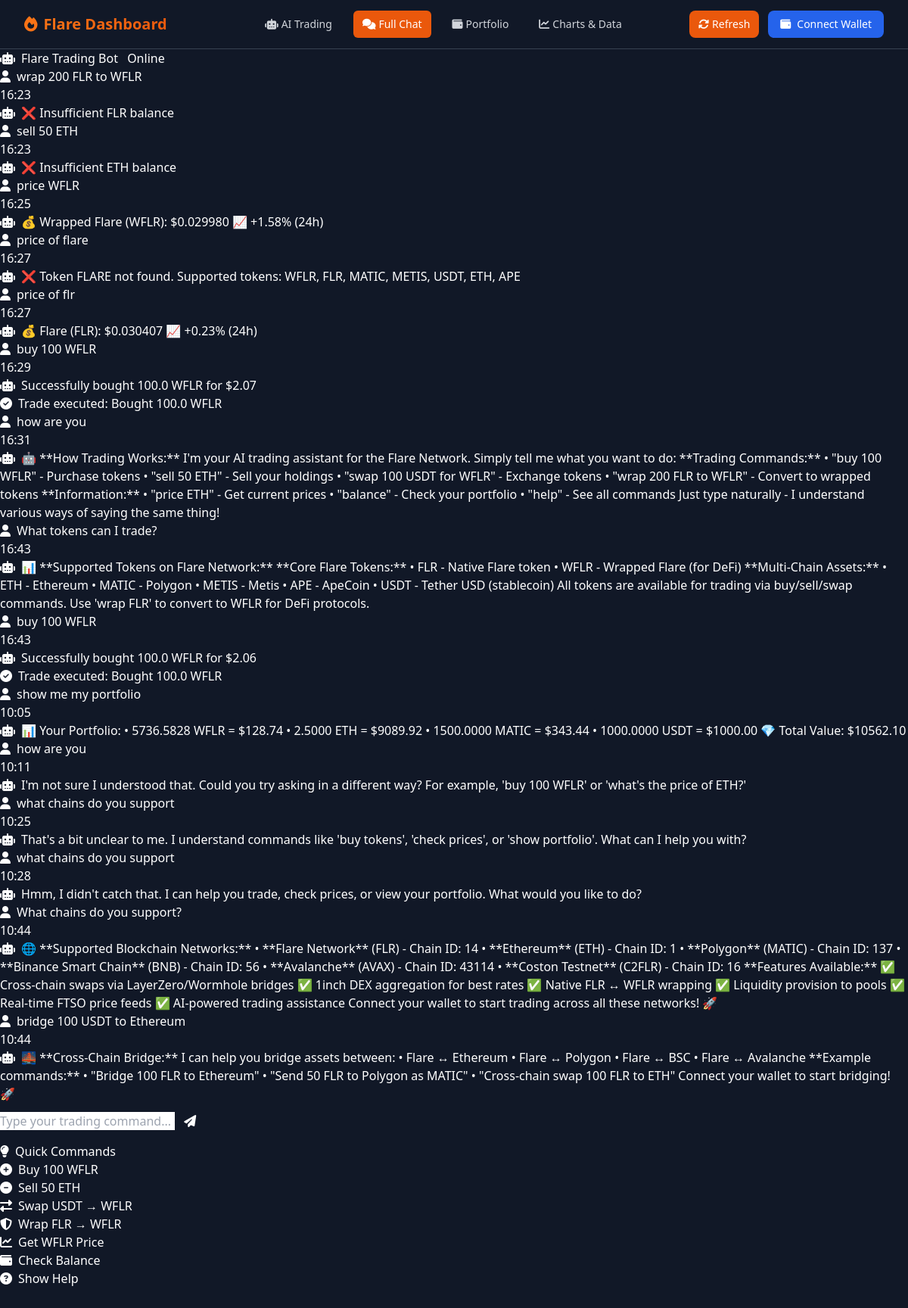
Page /chat on the committed database.
### models.py (models this page shows)
class ChatMessage(db.Model):
    id = db.Column(Integer, primary_key=True)
    message = db.Column(Text, nullable=False)
    response = db.Column(Text, nullable=False)
    trade_executed = db.Column(String(200))
    created_at = db.Column(DateTime, default=datetime.utcnow)

### routes.py (the view)
@app.route('/chat')
def chat():
    messages = ChatMessage.query.order_by(ChatMessage.created_at.desc()).limit(20).all()
    return render_template('chat.html', messages=messages[::-1])

### templates/chat.html (shortened to what this page needs)
{% extends "base.html" %}
{% block content %}
<div class="row">
    <div class="col-lg-8 mx-auto">
        <div class="card bg-dark-custom">
            <div class="card-header">
                <h5 class="card-title mb-0">
                    <i class="fas fa-robot me-2"></i>Flare Trading Bot
                    <span class="badge bg-success ms-2">Online</span>
                </h5>
            </div>
            <div class="card-body">
                <div id="chatMessages" class="chat-container mb-3">
                    {% if messages %}
                        {% for message in messages %}
                        <div class="chat-message user-message">
                            <div class="message-content">
                                <i class="fas fa-user me-2"></i>{{ message.message }}
                            </div>
                            <div class="message-time">{{ message.created_at.strftime('%H:%M') }}</div>
                        </div>
                        <div class="chat-message bot-message">
                            <div class="message-content">
                                <i class="fas fa-robot me-2"></i>{{ message.response }}
                            </div>
                            {% if message.trade_executed %}
                            <div class="trade-info">
                                <i class="fas fa-check-circle text-success me-2"></i>Trade executed: {{ message.trade_executed }}
                            </div>
                            {% endif %}
                        </div>
                        {% endfor %}
                    {% endif %}
                </div>
                <form id="chatForm" class="d-flex">
                    <input type="text" id="chatInput" class="form-control bg-dark text-light me-2"
                           placeholder="Type your trading command... (e.g., 'buy 100 WFLR')" required>
                    <button type="submit" class="btn btn-primary" id="sendButton">
                        <i class="fas fa-paper-plane"></i>
                    </button>
                </form>
            </div>
        </div>
        <div class="card bg-dark-custom mt-4">
            <div class="card-header">
                <h6 class="card-title mb-0">
                    <i class="fas fa-lightbulb me-2"></i>Quick Commands
                </h6>
            </div>
            <div class="card-body">
                <div class="row g-2">
                    <div class="col-md-6">
                        <button class="btn btn-outline-success w-100 quick-command" data-command="buy 100 WFLR">
                            <i class="fas fa-plus-circle me-2"></i>Buy 100 WFLR
                        </button>
                    </div>
                    <div class="col-md-6">
                        <button class="btn btn-outline-danger w-100 quick-command" data-command="sell 50 ETH">
                            <i class="fas fa-minus-circle me-2"></i>Sell 50 ETH
                        </button>
                    </div>
                    <div class="col-md-6">
                        <button class="btn btn-outline-warning w-100 quick-command" data-command="swap 100 USDT for WFLR">
                            <i class="fas fa-exchange-alt me-2"></i>Swap USDT → WFLR
                        </button>
                    </div>
                    <div class="col-md-6">
                        <button class="btn btn-outline-info w-100 quick-command" data-command="wrap 200 FLR to WFLR">
                            <i class="fas fa-shield-alt me-2"></i>Wrap FLR → WFLR
                        </button>
                    </div>
                    <div class="col-md-6">
                        <button class="btn btn-outline-info w-100 quick-command" data-command="price WFLR">
                            <i class="fas fa-chart-line me-2"></i>Get WFLR Price
                        </button>
                    </div>
                    <div class="col-md-6">
                        <button class="btn btn-outline-primary w-100 quick-command" data-command="balance">
                            <i class="fas fa-wallet me-2"></i>Check Balance
                        </button>
                    </div>
                    <div class="col-md-6">
                        <button class="btn btn-outline-secondary w-100 quick-command" data-command="help">
                            <i class="fas fa-question-circle me-2"></i>Show Help
                        </button>
                    </div>
                </div>
            </div>
        </div>
    </div>
</div>
{% endblock %}

### rows in the picture
ChatMessage: message "wrap 200 FLR to WFLR", created_at "16:23", response "❌ Insufficient FLR balance"
ChatMessage: message "sell 50 ETH", created_at "16:23", response "❌ Insufficient ETH balance"
ChatMessage: message "price WFLR", created_at "16:25", response "💰 Wrapped Flare (WFLR): $0.029980 📈 +1.58% (24h)"
ChatMessage: message "price of flare", created_at "16:27", response "❌ Token FLARE not found. Supported tokens: WFLR, FLR, MATIC, METIS, USDT, ETH, APE"
ChatMessage: message "price of flr", created_at "16:27", response "💰 Flare (FLR): $0.030407 📈 +0.23% (24h)"
ChatMessage: message "buy 100 WFLR", created_at "16:29", response "Successfully bought 100.0 WFLR for $2.07", trade_executed "Bought 100.0 WFLR"
ChatMessage: message "how are you", created_at "16:31", response "🤖 **How Trading Works:** I'm your AI trading assistant for the Flare Network. Simply tell me what you want to do: **Trading Commands:** • \"buy 100 WFLR\" - Purchase tokens • \"sell 50 ETH\" - Sell your holdings • \"swap 100 USDT for WFLR\" - Exchange tokens • \"wrap 200 FLR to WFLR\" - Convert to wrapped tokens **Information:** • \"price ETH\" - Get current prices • \"balance\" - Check your portfolio • \"help\" - See all commands Just type naturally - I understand various ways of saying the same thing!"
ChatMessage: message "What tokens can I trade?", created_at "16:43", response "📊 **Supported Tokens on Flare Network:** **Core Flare Tokens:** • FLR - Native Flare token • WFLR - Wrapped Flare (for DeFi) **Multi-Chain Assets:** • ETH - Ethereum • MATIC - Polygon • METIS - Metis • APE - ApeCoin • USDT - Tether USD (stablecoin) All tokens are available for trading via buy/sell/swap commands. Use 'wrap FLR' to convert to WFLR for DeFi protocols."
ChatMessage: message "buy 100 WFLR", created_at "16:43", response "Successfully bought 100.0 WFLR for $2.06", trade_executed "Bought 100.0 WFLR"
ChatMessage: message "show me my portfolio", created_at "10:05", response "📊 Your Portfolio: • 5736.5828 WFLR = $128.74 • 2.5000 ETH = $9089.92 • 1500.0000 MATIC = $343.44 • 1000.0000 USDT = $1000.00 💎 Total Value: $10562.10"
ChatMessage: message "how are you", created_at "10:11", response "I'm not sure I understood that. Could you try asking in a different way? For example, 'buy 100 WFLR' or 'what's the price of ETH?'"
ChatMessage: message "what chains do you support", created_at "10:25", response "That's a bit unclear to me. I understand commands like 'buy tokens', 'check prices', or 'show portfolio'. What can I help you with?"
ChatMessage: message "what chains do you support", created_at "10:28", response "Hmm, I didn't catch that. I can help you trade, check prices, or view your portfolio. What would you like to do?"
ChatMessage: message "What chains do you support?", created_at "10:44", response "🌐 **Supported Blockchain Networks:** • **Flare Network** (FLR) - Chain ID: 14 • **Ethereum** (ETH) - Chain ID: 1 • **Polygon** (MATIC) - Chain ID: 137 • **Binance Smart Chain** (BNB) - Chain ID: 56 • **Avalanche** (AVAX) - Chain ID: 43114 • **Coston Testnet** (C2FLR) - Chain ID: 16 **Features Available:** ✅ Cross-chain swaps via LayerZero/Wormhole bridges ✅ 1inch DEX aggregation for best rates ✅ Native FLR ↔ WFLR wrapping ✅ Liquidity provision to pools ✅ Real-time FTSO price feeds ✅ AI-powered trading assistance Connect your wallet to start trading across all these networks! 🚀"
ChatMessage: message "bridge 100 USDT to Ethereum", created_at "10:44", response "🌉 **Cross-Chain Bridge:** I can help you bridge assets between: • Flare ↔ Ethereum • Flare ↔ Polygon • Flare ↔ BSC • Flare ↔ Avalanche **Example commands:** • \"Bridge 100 FLR to Ethereum\" • \"Send 50 FLR to Polygon as MATIC\" • \"Cross-chain swap 100 FLR to ETH\" Connect your wallet to start bridging! 🚀"
